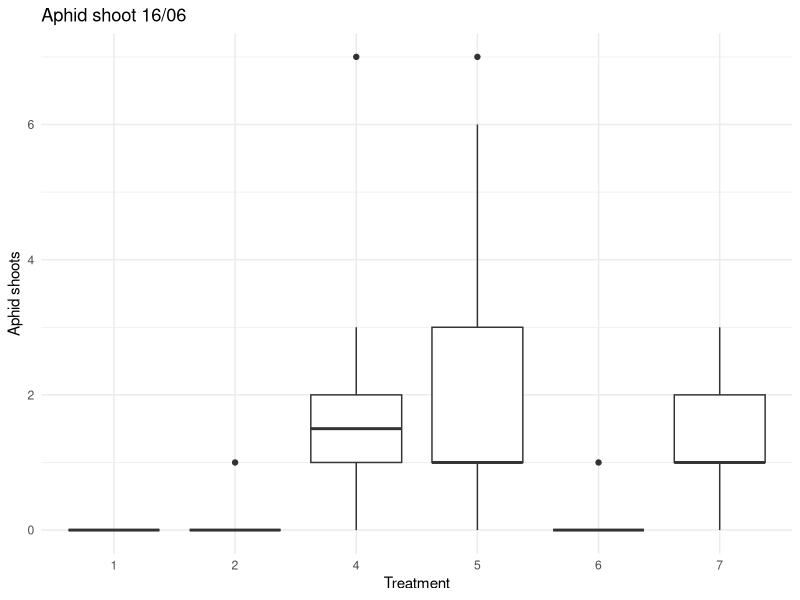
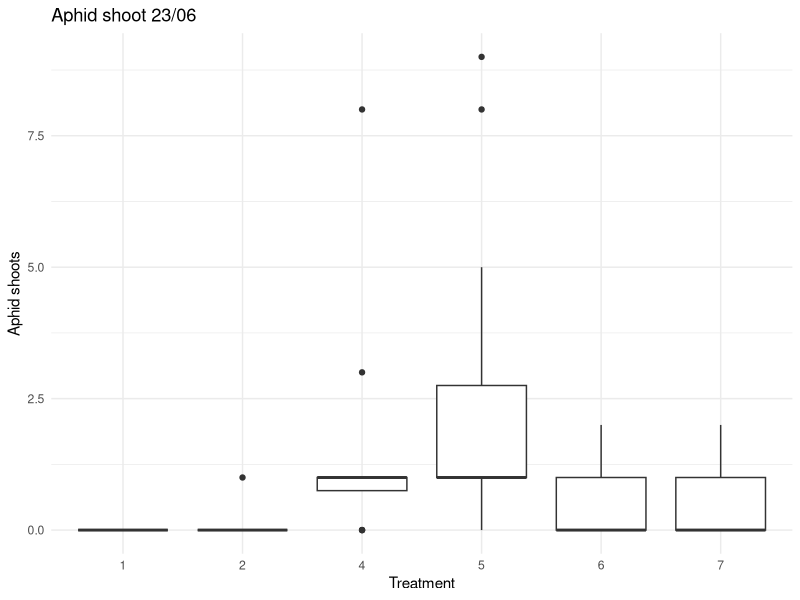
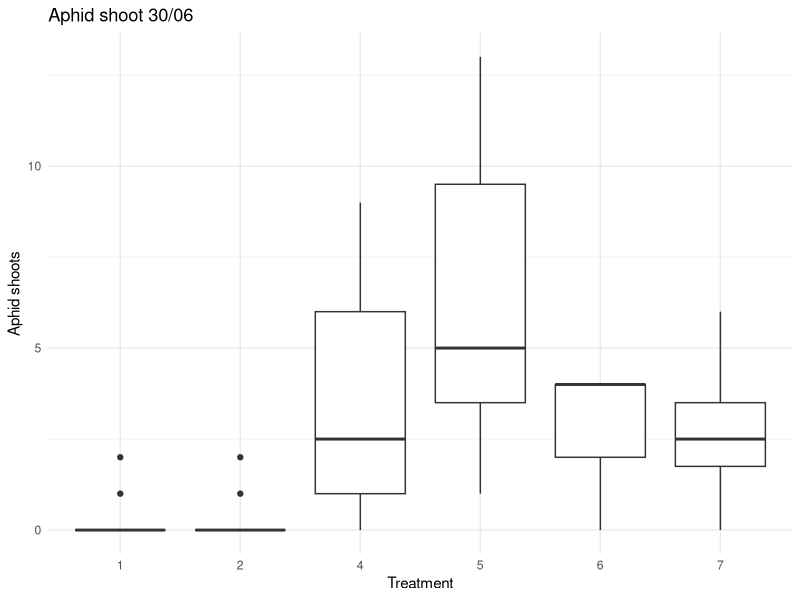
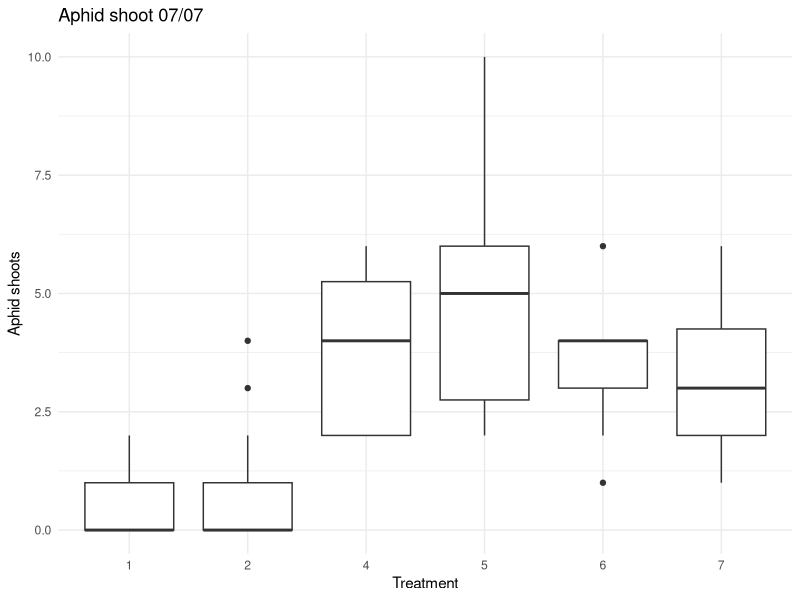
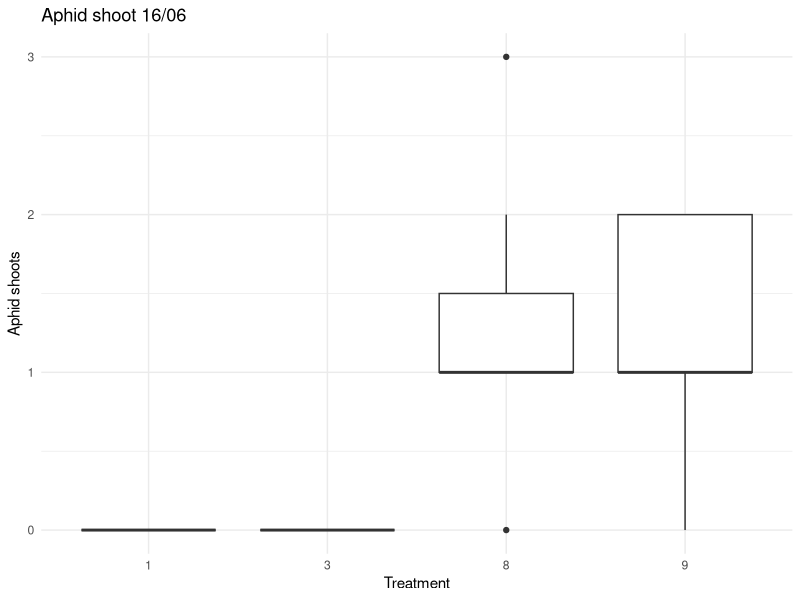
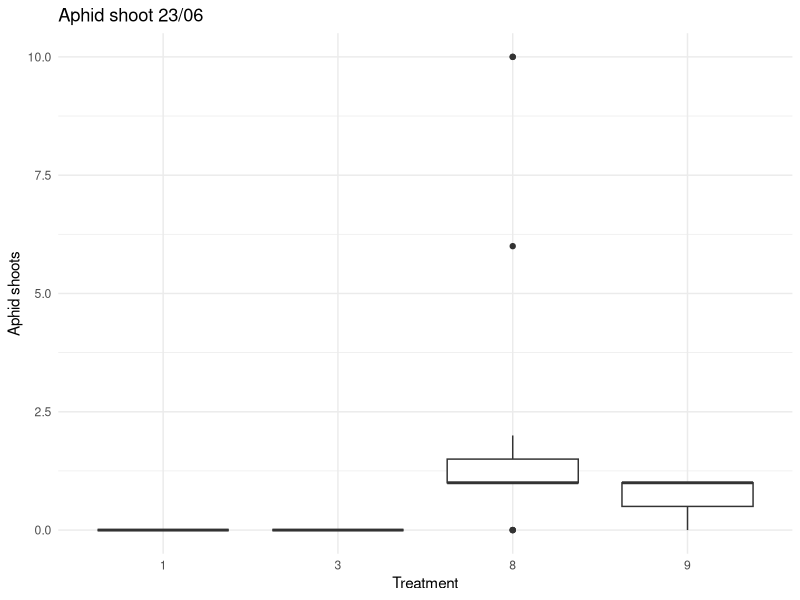
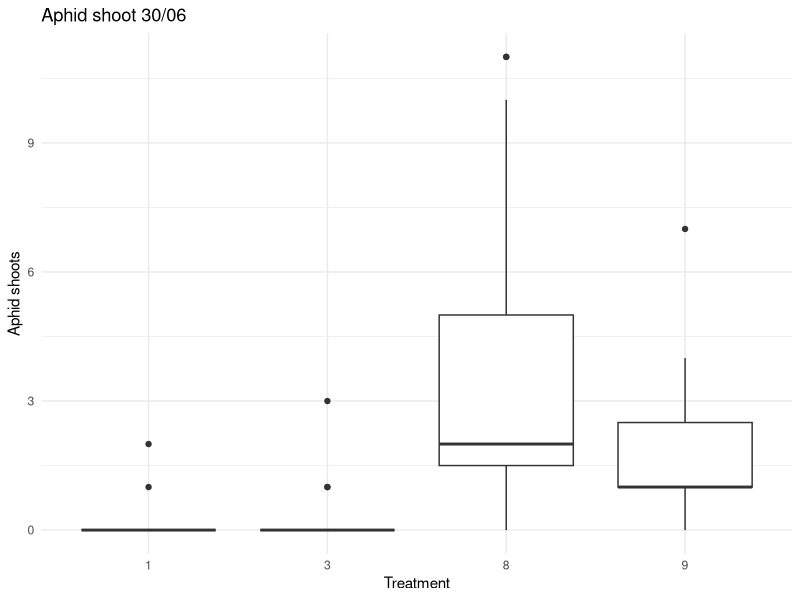
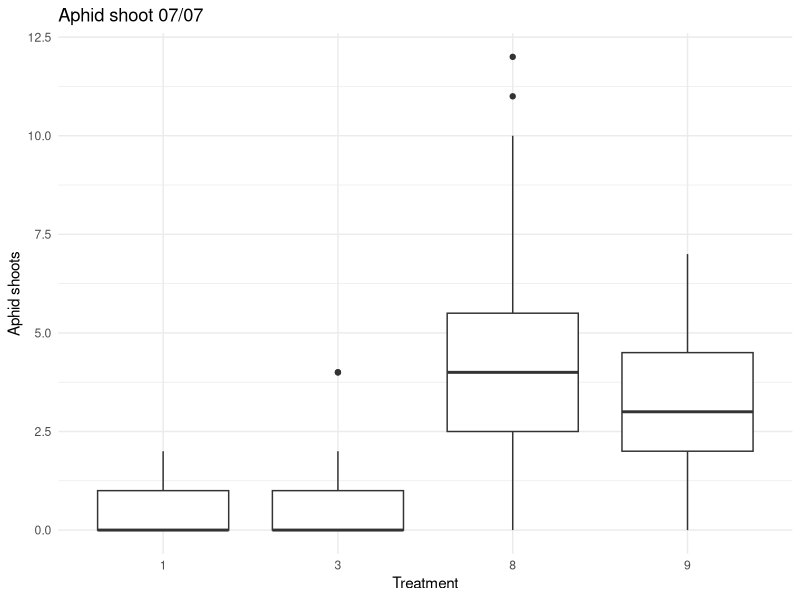

The R source for these figures, in order:
## ---- chunk 1
knitr::opts_chunk$set(echo = TRUE)

library(tidyverse)
library(stringr)
library(readxl)
library(readr)
library(lubridate)
## ---- chunk 2
##Aphid infected shoots##

#Loading dataset for aphid infected shoots 
aphid_infected_shoot <- read_excel("data/Aphid_shoot_trial1.xlsx")


#Dataframe for frass spray application experiment
spray_frass.df <- aphid_infected_shoot %>% 
  filter(experiment %in% c('felles', '2a'))

#Dataframe for frass in soil experiment
frass_soil.df <- aphid_infected_shoot %>% 
  filter(experiment %in% c('felles', '2b'))
## ---- chunk 3

#Making dataframe of each date measured. Filtering out treatment 3 since this is the control for experiment 2b.

aphid_shoot_spray1.df <- spray_frass.df %>%
  filter(!behandling == 3) %>% 
    select(Trenummer,behandling,`Aphid_16/06`) %>% 
    group_by(behandling)

aphid_shoot_spray2.df <- spray_frass.df %>%
  filter(!behandling == 3) %>% 
    select(Trenummer,behandling, `Aphid_ 23/06`) %>% 
    group_by(behandling)

aphid_shoot_spray3.df <- spray_frass.df %>%
  filter(!behandling == 3) %>% 
    select(Trenummer,behandling, `Aphid_30/06`) %>% 
    group_by(behandling)

aphid_shoot_spray4.df <- spray_frass.df %>%
  filter(!behandling == 3) %>% 
    select(Trenummer,behandling, `Aphid_07/07`) %>% 
    group_by(behandling)
## ---- chunk 4
#Making dataframe of each date measured. Filtering out treatment 2 since this is the control for experiment 2a.

frass_soil_shoot1.df <- frass_soil.df %>%
  filter(!behandling == 2) %>% 
    select(Trenummer,behandling,`Aphid_16/06`) %>% 
    group_by(behandling)

frass_soil_shoot2.df <- frass_soil.df %>%
  filter(!behandling == 2) %>% 
    select(Trenummer,behandling, `Aphid_ 23/06`) %>% 
    group_by(behandling)

frass_soil_shoot3.df <- frass_soil.df %>%
  filter(!behandling == 2) %>% 
    select(Trenummer,behandling, `Aphid_30/06`) %>% 
    group_by(behandling)

frass_soil_shoot4.df <- frass_soil.df %>%
  filter(!behandling == 2) %>% 
    select(Trenummer,behandling, `Aphid_07/07`) %>% 
    group_by(behandling)
## ---- chunk 5

#Making simple boxplots for visualisation for spray application experiment

 ggplot(aphid_shoot_spray1.df) +
  aes(x = behandling, y = `Aphid_16/06`) +
  geom_boxplot() +
  scale_color_hue(direction = 1) +
  labs(
    x = "Treatment",
    y = "Aphid shoots",
    title = "Aphid shoot 16/06"
  ) +
   theme_minimal()

 ggplot(aphid_shoot_spray2.df) +
  aes(x = behandling, y = `Aphid_ 23/06`
      ) +
  geom_boxplot() +
  scale_color_hue(direction = 1) +
  labs(
    x = "Treatment",
    y = "Aphid shoots",
    title = "Aphid shoot 23/06"
  ) +
  theme_minimal()


 ggplot(aphid_shoot_spray3.df) +
  aes(x = behandling, y = `Aphid_30/06`
      ) +
  geom_boxplot() +
  scale_color_hue(direction = 1) +
  labs(
    x = "Treatment",
    y = "Aphid shoots",
    title = "Aphid shoot 30/06"
  ) +
  theme_minimal()

 ggplot(aphid_shoot_spray4.df) +
  aes(x = behandling, y = `Aphid_07/07`
      ) +
  geom_boxplot() +
  scale_color_hue(direction = 1) +
  labs(
    x = "Treatment",
    y = "Aphid shoots",
    title = "Aphid shoot 07/07"
  ) +
  theme_minimal()



## ---- chunk 6
#Making simple boxplots for visualisation for frass in soil experiment

 ggplot(frass_soil_shoot1.df) +
  aes(x = behandling, y = `Aphid_16/06`) +
  geom_boxplot() +
  scale_color_hue(direction = 1) +
  labs(
    x = "Treatment",
    y = "Aphid shoots",
    title = "Aphid shoot 16/06"
  ) +
   theme_minimal()

 ggplot(frass_soil_shoot2.df) +
  aes(x = behandling, y = `Aphid_ 23/06`
      ) +
  geom_boxplot() +
  scale_color_hue(direction = 1) +
  labs(
    x = "Treatment",
    y = "Aphid shoots",
    title = "Aphid shoot 23/06"
  ) +
  theme_minimal()


 ggplot(frass_soil_shoot3.df) +
  aes(x = behandling, y = `Aphid_30/06`
      ) +
  geom_boxplot() +
  scale_color_hue(direction = 1) +
  labs(
    x = "Treatment",
    y = "Aphid shoots",
    title = "Aphid shoot 30/06"
  ) +
  theme_minimal()

 ggplot(frass_soil_shoot4.df) +
  aes(x = behandling, y = `Aphid_07/07`
      ) +
  geom_boxplot() +
  scale_color_hue(direction = 1) +
  labs(
    x = "Treatment",
    y = "Aphid shoots",
    title = "Aphid shoot 07/07"
  ) +
  theme_minimal()


## ---- chunk 7
##Aphid shoot length##

#Loading dataset for aphid shoot length
aphid_shoot_length <- read_excel("data/Shoot_length.xlsx")


#Dataframe for shoot length in frass spray application experiment
shoot_length_spray.df <- aphid_shoot_length %>% 
  filter(experiment %in% c('felles', '2a'))

#Dataframe for shoot length in frass in soil experiment
frass_length_soil.df <- aphid_shoot_length %>% 
  filter(experiment %in% c('felles', '2b'))


## ---- chunk 8

#Making dataframe of each date measured. Filtering out treatment 3 since this is the control for experiment 2b.

frass_spray_shoot_length1.df <- shoot_length_spray.df %>%
  filter(!behandling == 3) %>% 
    select(behandling,`Shoot_length_01-04/6`) %>% 
    group_by(behandling)

frass_spray_shoot_length2.df <- shoot_length_spray.df %>%
  filter(!behandling == 3) %>% 
    select(behandling,`Shoot_length_18/6`) %>% 
    group_by(behandling)

frass_spray_shoot_length3.df <- shoot_length_spray.df %>%
  filter(!behandling == 3) %>% 
    select(behandling,`Shoot_length_09/7`) %>% 
    group_by(behandling)


## ---- chunk 9
#Making simple boxplots for visualisation for shoot length in spray application

 ggplot(frass_spray_shoot_length1.df) +
  aes(x = behandling, y = `Shoot_length_01-04/6`) +
  geom_boxplot() +
  scale_color_hue(direction = 1) +
  labs(
    x = "Treatment",
    y = "Shoot length",
    title = "Aphid shoot 01/06 - Frass spray application"
  ) +
   theme_minimal()

 ggplot(frass_spray_shoot_length2.df) +
  aes(x = behandling, y = `Shoot_length_18/6`) +
  geom_boxplot() +
  scale_color_hue(direction = 1) +
  labs(
    x = "Treatment",
    y = "Shoot length",
    title = "Aphid shoot 18/06 - Frass spray application"
  ) +
   theme_minimal()
 
  ggplot(frass_spray_shoot_length3.df) +
  aes(x = behandling, y = `Shoot_length_09/7`) +
  geom_boxplot() +
  scale_color_hue(direction = 1) +
  labs(
    x = "Treatment",
    y = "Shoot length",
    title = "Aphid shoot 09/07 - Frass spray application"
  ) +
   theme_minimal()
## ---- chunk 10

#Making dataframe of each date measured. Filtering out treatment 2 since this is the control for experiment 2a.

frass_soil_shoot_length1.df <- frass_length_soil.df %>%
  filter(!behandling == 2) %>% 
    select(behandling,`Shoot_length_01-04/6`) %>% 
    group_by(behandling)

frass_soil_shoot_length2.df <- frass_length_soil.df %>%
  filter(!behandling == 2) %>% 
    select(behandling,`Shoot_length_18/6`) %>% 
    group_by(behandling)

frass_soil_shoot_length3.df <- frass_length_soil.df %>%
  filter(!behandling == 2) %>% 
    select(behandling,`Shoot_length_09/7`) %>% 
    group_by(behandling)
## ---- chunk 11
#Making simple boxplots for visualisation for shoot length in frass in soil

 ggplot(frass_soil_shoot_length1.df) +
  aes(x = behandling, y = `Shoot_length_01-04/6`) +
  geom_boxplot() +
  scale_color_hue(direction = 1) +
  labs(
    x = "Treatment",
    y = "Shoot length",
    title = "Aphid shoot length 01/06 - Frass in soil"
  ) +
   theme_minimal()

 ggplot(frass_soil_shoot_length2.df) +
  aes(x = behandling, y = `Shoot_length_18/6`) +
  geom_boxplot() +
  scale_color_hue(direction = 1) +
  labs(
    x = "Treatment",
    y = "Shoot length",
    title = "Aphid shoot length 18/06 - Frass in soil"
  ) +
   theme_minimal()
 
  ggplot(frass_soil_shoot_length3.df) +
  aes(x = behandling, y = `Shoot_length_09/7`) +
  geom_boxplot() +
  scale_color_hue(direction = 1) +
  labs(
    x = "Treatment",
    y = "Shoot length",
    title = "Aphid shoot length 09/07 - Frass in soil"
  ) +
   theme_minimal()
